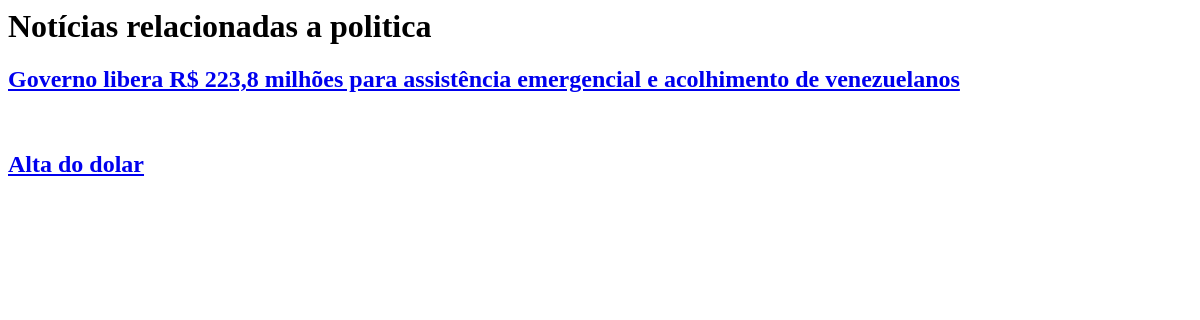
The app's page /noticias/tag/politica/, older data.
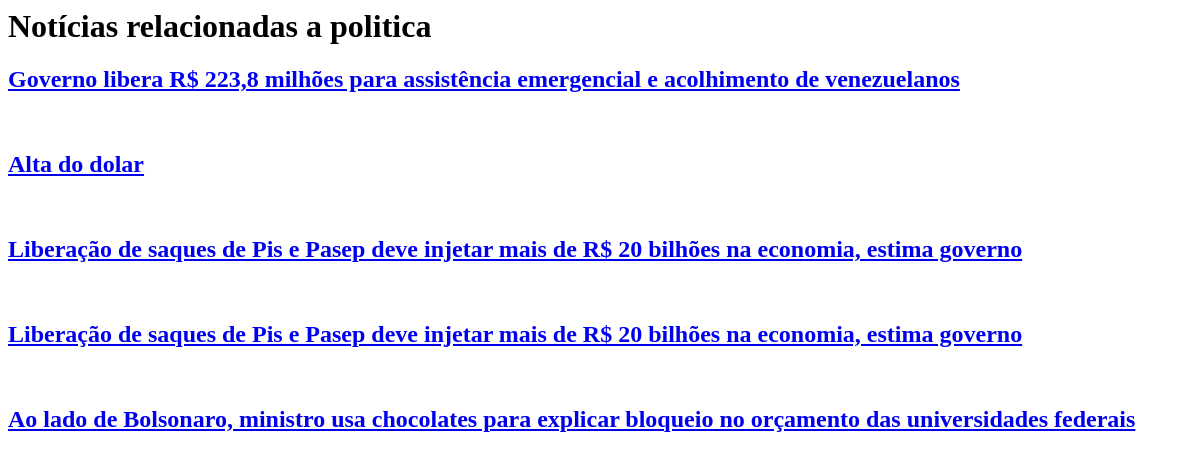
The same page, newer data.
### app_noticias/models.py (models this page shows)
class Noticia(models.Model):
    class Meta:
        verbose_name = 'Notícia'
        verbose_name_plural= 'Notícias'
    tags= models.ManyToManyField(Tag,blank=True,null=True)
    autor= models.ForeignKey(Pessoa, on_delete=models.CASCADE,blank=True,null=True)
    titulo=models.CharField('título', max_length=128)
    conteudo= models.TextField()
    data_criacao=models.DateTimeField(blank=True,null=True)
    data_publicacao=models.DateTimeField(blank=True,null=True)
    publicado=models.BooleanField(blank=True,null=True)

### app_noticias/views.py (the view)
# urls.py: path('tag/<str:tag>/',EncontraTag,name='encontratag'),
def EncontraTag(request, tag):
    noticia=Noticia.objects.filter(tags__nome__contains=tag)
    for i in noticia:
        print(i.titulo)
    return render(request,"app_noticias/noticiaTag.html",{'noticia':noticia,'tag':tag})

### app_noticias/templates/app_noticias/noticiaTag.html
<h1>Notícias relacionadas a {{tag}}</h1>
{% for noticia in noticia %}
	<div>
        <a href="http://localhost:8000/noticias/{{ noticia.id }}"><h2>{{noticia.titulo}}</h2></a>
		<br>
	</div>
{% endfor %}

Row changes from the older to the newer data that the page shows:
added Noticia: titulo "Liberação de saques de Pis e Pasep deve injetar mais de R$ 20 bilhões na economia, estima governo"
added Noticia: titulo "Liberação de saques de Pis e Pasep deve injetar mais de R$ 20 bilhões na economia, estima governo"
added Noticia: titulo "Ao lado de Bolsonaro, ministro usa chocolates para explicar bloqueio no orçamento das universidades federais"
